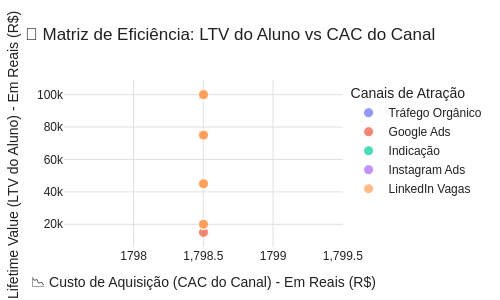

This figure's notebook cell:
### Code cell
# =========================================================================
# TASK 5.3.12: PROTÓTIPO CORRIGIDO - SCATTER PLOT LTV VS CAC (ESTILO CLARO)
# =========================================================================
import pandas as pd
import plotly.graph_objects as go

# 1. ENGENHARIA DE DADOS — CALCULAR O CAC REAL POR CANAL
df_c_comercial = df_bruto_custos[df_bruto_custos['categoria'].str.strip() == 'Comercial']
custo_comercial_total = df_c_comercial['valor_custo'].sum()

df_v = df_analise.copy()
total_vendas_por_canal = df_v['canal_aquisicao'].value_counts().reset_index()
total_vendas_por_canal.columns = ['canal_aquisicao', 'qtd_vendas']

# Rateio proporcional do custo comercial pelo volume total de vendas
total_vendas_por_canal['CAC_Canal'] = custo_comercial_total / len(df_v)

# 2. CRUZAMENTO DE DADOS
df_dispersion = pd.merge(df_v, total_vendas_por_canal[['canal_aquisicao', 'CAC_Canal']], on='canal_aquisicao', how='left')
df_dispersion.rename(columns={'valor_pago': 'LTV_Aluno'}, inplace=True)

# 3. CRIAÇÃO DO GRÁFICO DE DISPERSÃO (SCATTER PLOT)
fig_scatter = go.Figure()
lista_canais = df_dispersion['canal_aquisicao'].unique()

for canal in lista_canais:
    df_filtrado_canal = df_dispersion[df_dispersion['canal_aquisicao'] == canal]
    
    fig_scatter.add_trace(go.Scatter(
        x=df_filtrado_canal['CAC_Canal'],       
        y=df_filtrado_canal['LTV_Aluno'],       
        mode='markers',
        name=canal,
        marker=dict(
            size=10,
            opacity=0.7,
            line=dict(width=1, color='White')   
        ),
        text=df_filtrado_canal['nome_aluno'],
        hovertemplate="<b>Aluno:</b> %{text}<br>" +
                      "<b>LTV (Valor Pago):</b> R$ %{y:,.2f}<br>" +
                      "<b>CAC do Canal:</b> R$ %{x:,.2f}<extra></extra>"
    ))

# 4. LAPIDAÇÃO DO LAYOUT NO ESTILO LUMINOSO (plotly_white)
fig_scatter.update_layout(
    title=dict(text='🎯 Matriz de Eficiência: LTV do Aluno vs CAC do Canal', pad=dict(b=20)),
    template='plotly_white',                    
    width=500,
    height=300,
    xaxis=dict(
        title="📉 Custo de Aquisição (CAC do Canal) - Em Reais (R$)",
        showgrid=True, gridcolor='#E0E0E0', 
        zerolinecolor='#999' # 💡 CORRIGIDO: Removido o 's' intruso!
    ),
    yaxis=dict(
        title="💰 Lifetime Value (LTV do Aluno) - Em Reais (R$)",
        showgrid=True, gridcolor='#E0E0E0', 
        zerolinecolor='#999' # 💡 CORRIGIDO: Removido o 's' intruso!
    ),
    font=dict(family='sans-serif', size=12, color='#212121'),
    legend=dict(title="Canais de Atração", orientation="v", yanchor="top", y=1, xanchor="left", x=1.02),
    margin=dict(l=40, r=150, t=80, b=50)
)

fig_scatter.show()

### Figure 1 — Plotly figure (JSON) as saved in the notebook; plotly's stock layout.template omitted (floating-point values rounded to 4 significant figures; data arrays with more than 128 entries replaced by an {"elided": "..."} marker saying what was removed)
{"data": [{"hovertemplate": "<b>Aluno:</b> %{text}<br><b>LTV (Valor Pago):</b> R$ %{y:,.2f}<br><b>CAC do Canal:</b> R$ %{x:,.2f}<extra></extra>", "marker": {"line": {"color": "White", "width": 1}, "opacity": 0.7, "size": 10}, "mode": "markers", "name": "Tráfego Orgânico", "text": {"elided": "228 str values"}, "type": "scatter", "x": {"elided": "228 float values"}, "y": {"elided": "228 float values"}}, {"hovertemplate": "<b>Aluno:</b> %{text}<br><b>LTV (Valor Pago):</b> R$ %{y:,.2f}<br><b>CAC do Canal:</b> R$ %{x:,.2f}<extra></extra>", "marker": {"line": {"color": "White", "width": 1}, "opacity": 0.7, "size": 10}, "mode": "markers", "name": "Google Ads", "text": {"elided": "226 str values"}, "type": "scatter", "x": {"elided": "226 float values"}, "y": {"elided": "226 float values"}}, {"hovertemplate": "<b>Aluno:</b> %{text}<br><b>LTV (Valor Pago):</b> R$ %{y:,.2f}<br><b>CAC do Canal:</b> R$ %{x:,.2f}<extra></extra>", "marker": {"line": {"color": "White", "width": 1}, "opacity": 0.7, "size": 10}, "mode": "markers", "name": "Indicação", "text": {"elided": "268 str values"}, "type": "scatter", "x": {"elided": "268 float values"}, "y": {"elided": "268 float values"}}, {"hovertemplate": "<b>Aluno:</b> %{text}<br><b>LTV (Valor Pago):</b> R$ %{y:,.2f}<br><b>CAC do Canal:</b> R$ %{x:,.2f}<extra></extra>", "marker": {"line": {"color": "White", "width": 1}, "opacity": 0.7, "size": 10}, "mode": "markers", "name": "Instagram Ads", "text": {"elided": "226 str values"}, "type": "scatter", "x": {"elided": "226 float values"}, "y": {"elided": "226 float values"}}, {"hovertemplate": "<b>Aluno:</b> %{text}<br><b>LTV (Valor Pago):</b> R$ %{y:,.2f}<br><b>CAC do Canal:</b> R$ %{x:,.2f}<extra></extra>", "marker": {"line": {"color": "White", "width": 1}, "opacity": 0.7, "size": 10}, "mode": "markers", "name": "LinkedIn Vagas", "text": {"elided": "253 str values"}, "type": "scatter", "x": {"elided": "253 float values"}, "y": {"elided": "253 float values"}}], "layout": {"font": {"color": "#212121", "family": "sans-serif", "size": 12}, "height": 300, "legend": {"orientation": "v", "title": {"text": "Canais de Atração"}, "x": 1.02, "xanchor": "left", "y": 1, "yanchor": "top"}, "margin": {"b": 50, "l": 40, "r": 150, "t": 80}, "title": {"pad": {"b": 20}, "text": "🎯 Matriz de Eficiência: LTV do Aluno vs CAC do Canal"}, "width": 500, "xaxis": {"gridcolor": "#E0E0E0", "showgrid": true, "title": {"text": "📉 Custo de Aquisição (CAC do Canal) - Em Reais (R$)"}, "zerolinecolor": "#999"}, "yaxis": {"gridcolor": "#E0E0E0", "showgrid": true, "title": {"text": "💰 Lifetime Value (LTV do Aluno) - Em Reais (R$)"}, "zerolinecolor": "#999"}}}
